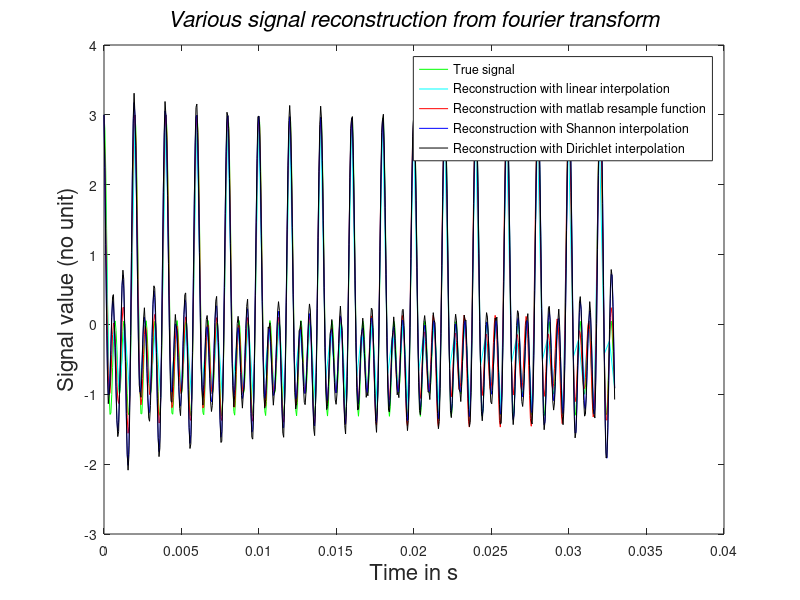
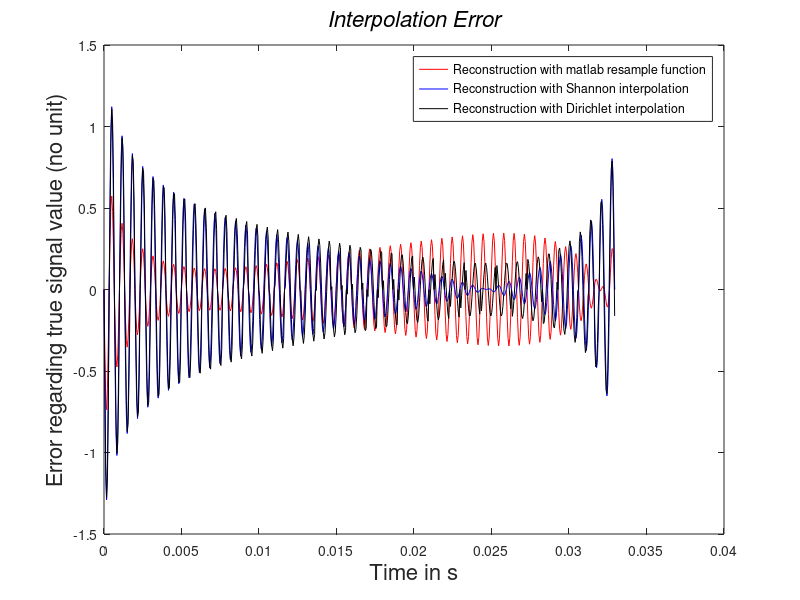

Reproduce these figures in MATLAB, in order.
clc;
clear all;
close all;



Fe = 3005;
Te = 1/Fe;
Nech = 100;

F1 = 500;
F2 = 1000;
FMax = 1500;

time = [0:Te:(Nech-1)*Te];
timeDiscrete = [1:1:Nech];
frequency = (timeDiscrete/Nech)*Fe;

signal = cos(2*pi*F1*(time))+cos(2*pi*F2*(time))+cos(2*pi*FMax*(time));

%Compute the FFT
spectrum=zeros(1,Nech);
for k = timeDiscrete
    for l = timeDiscrete
        spectrum(k) = spectrum(k) + signal(l)*exp(-2*pi*j*l*k/Nech);
    end
end

%Compute de inverse FFT
reconstruction=zeros(1,Nech);
for k = timeDiscrete
    for l = timeDiscrete
        reconstruction(k) = reconstruction(k) + spectrum(l)*exp(2*pi*j*l*k/Nech);
    end
end
reconstruction=reconstruction/Nech;

%%%%%%%%%%%%%%%%%%%%%%%%%%%%%%%%%%%%%%%%%%%%%%%%%%%%%%%%%%%%%%%%%%%%%%%%%%%%
%%%%%%%%%%%%%%%%%%    Now interpolation will take place   %%%%%%%%%%%%%%%%%%
%%%%%%%%%%%%%%%%%%%%%%%%%%%%%%%%%%%%%%%%%%%%%%%%%%%%%%%%%%%%%%%%%%%%%%%%%%%%

Finterp = 6*Fe;
Tinterp = 1/Finterp;
TimeInterp = [0:Tinterp:(Nech-1)*Te];
[m,n] = size(TimeInterp);
NechInterp = n;
TimeInterpDiscrete = [1:1:NechInterp];

%Compute original signal value without any interpolation
signalResampled = cos(2*pi*F1*(TimeInterp))+cos(2*pi*F2*(TimeInterp))+cos(2*pi*FMax*(TimeInterp));

%Compute original signal interpolation through patlab resample function
[P,Q] = rat(Finterp/Fe);
interp_matlab = resample(reconstruction,P,Q);

%Compute original signal interpolation through shannon interpolation method
interp_shannon=zeros(1,NechInterp);
for k = TimeInterpDiscrete
    for l = timeDiscrete
        interp_shannon(k) = interp_shannon(k) + reconstruction(l)*sinc(Fe*(TimeInterp(k)-time(l)));
    end
end

%Compute original signal interpolation through dirichlet kernel interpolation method
interp_dirichlet=zeros(1,NechInterp);
for k = TimeInterpDiscrete
    for l = timeDiscrete
        if (TimeInterp(k) ~= time(l))
            x = 2*pi*Fe*(TimeInterp(k)-time(l))/NechInterp;
            interp_dirichlet(k) = interp_dirichlet(k) + reconstruction(l)*(sin((NechInterp/2 + 0.5)*x)/sin(0.5*x));
        else
            interp_dirichlet(k) = NechInterp * reconstruction(l);
            break;
        end
    end
end
interp_dirichlet = interp_dirichlet/NechInterp; 


%%%%%%%%%%%%%%%%%%%%%%%%%%%%%%%%%%%%%%%%%%%%%%%%%%%%%%%%%%%%%%%%%%%%%%%%%%%%
%%%%%%%%%%%%%%%%%%       Let's print out the result       %%%%%%%%%%%%%%%%%%
%%%%%%%%%%%%%%%%%%%%%%%%%%%%%%%%%%%%%%%%%%%%%%%%%%%%%%%%%%%%%%%%%%%%%%%%%%%%

% figure(1);
% plot(time,signal);
% hold on;
% plot(time,real(reconstruction),'r');
% 
% figure(2);
% plot(frequency(1:Nech/2),abs(spectrum(1:Nech/2)));


figure(3);

% Ground truth : deterministic signal is recomputed
plot(TimeInterp,signalResampled,'g');
hold on;
% linear interpolation between subsampled points (matlab tracing tool)
plot(time,real(reconstruction),'c');
hold on;
% matlab resample command interpolation
plot(TimeInterp,real(interp_matlab(1:NechInterp)),'r');
hold on;
% Shannon interpolation method
plot(TimeInterp,real(interp_shannon),'b');
hold on;
% Dirichlet kernel interpolation method
plot(TimeInterp,real(interp_dirichlet),'k');

xlabel('Time in s','FontSize',16)
ylabel('Signal value (no unit)','FontSize',16)
title('\it{ Various signal reconstruction from fourier transform }','FontSize',16)
legend('True signal', 'Reconstruction with linear interpolation','Reconstruction with matlab resample function', 'Reconstruction with Shannon interpolation','Reconstruction with Dirichlet interpolation');

figure(4);

% matlab resample command interpolation
plot(TimeInterp,real(interp_matlab(1:NechInterp))-signalResampled,'r');
hold on;
% Shannon interpolation method
plot(TimeInterp,real(interp_shannon)-signalResampled,'b');
hold on;
% Dirichlet kernel interpolation method
plot(TimeInterp,real(interp_dirichlet)-signalResampled,'k');

xlabel('Time in s','FontSize',16)
ylabel('Error regarding true signal value (no unit)','FontSize',16)
title('\it{ Interpolation Error }','FontSize',16)
legend('Reconstruction with matlab resample function', 'Reconstruction with Shannon interpolation', 'Reconstruction with Dirichlet interpolation');
